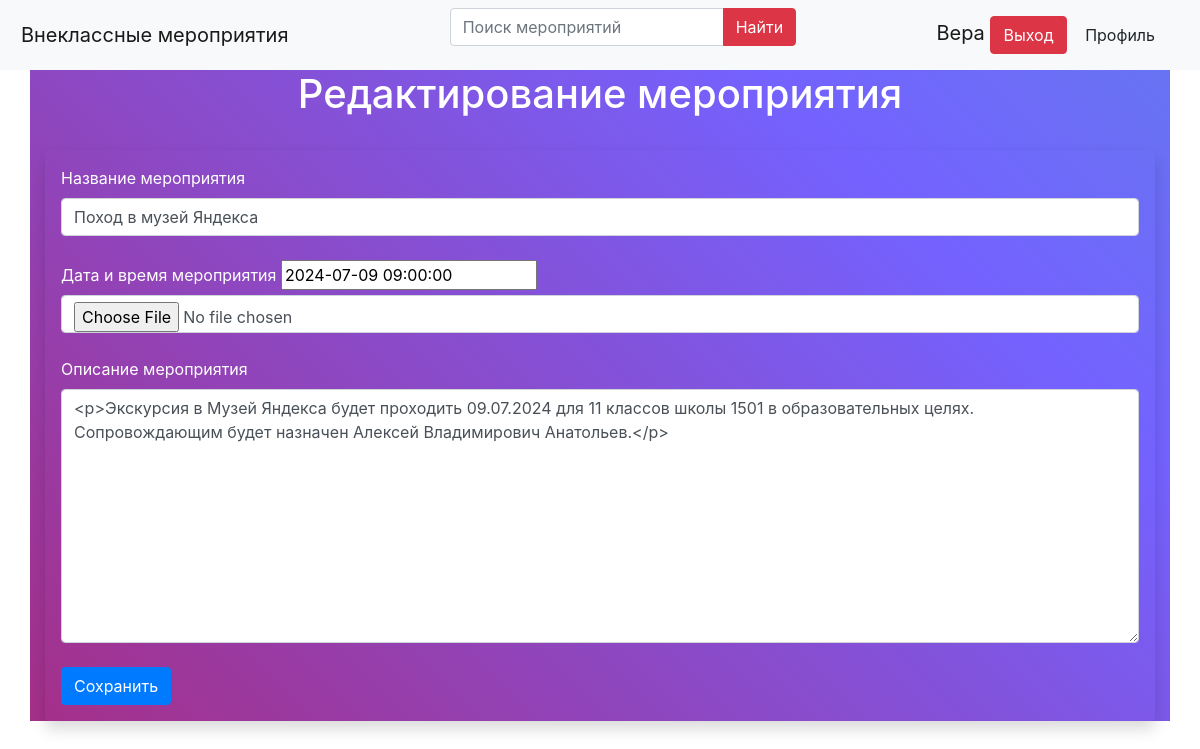
Page /events/edit/6 (signed in) on the earlier database version.
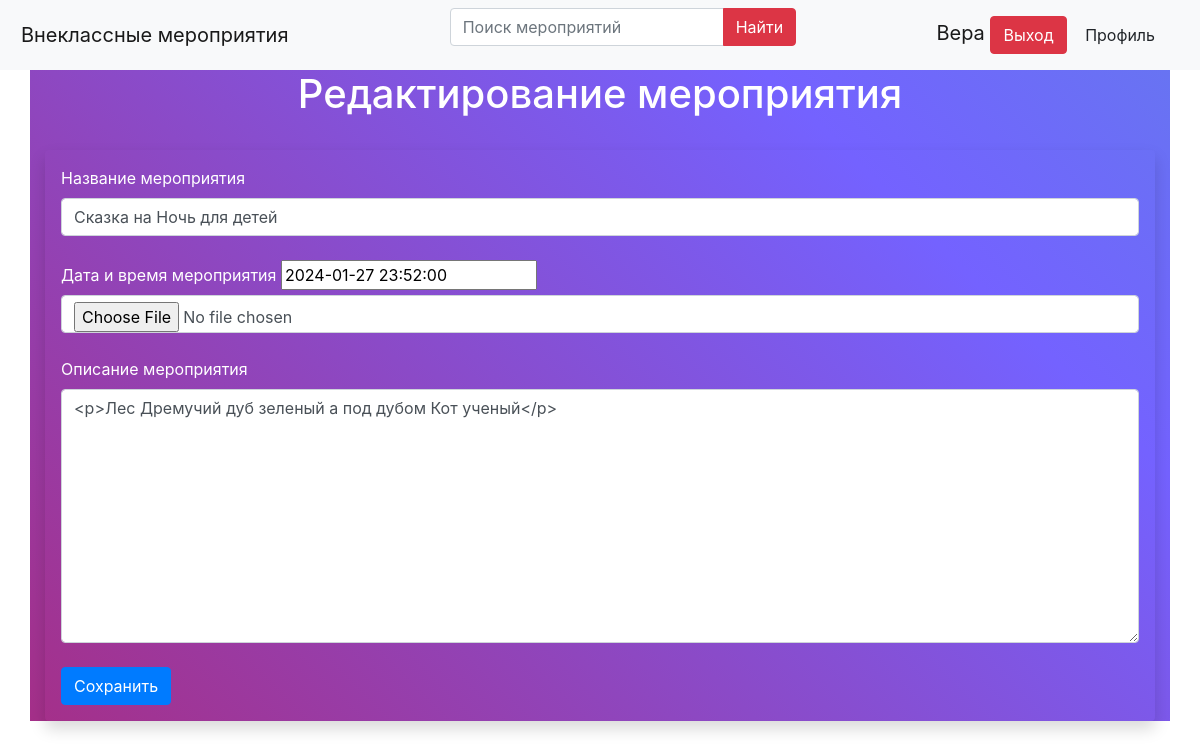
Same page on the later database version.
### data/users.py (models this page shows, shortened)
class User(SqlAlchemyBase, UserMixin):
    __tablename__ = 'users'
    id = db.Column(db.Integer, primary_key=True, autoincrement=True)
    name = db.Column(db.VARCHAR, nullable=True)
    email = db.Column(db.VARCHAR, index=True, unique=True, nullable=True)
    last_name = db.Column(db.VARCHAR, nullable=True)
    fathers_name = db.Column(db.VARCHAR, nullable=True)
    occupation = db.Column(db.VARCHAR, nullable=True)
    school_num = db.Column(db.VARCHAR, nullable=True)
    class_num = db.Column(db.VARCHAR, nullable=True)
    city = db.Column(db.VARCHAR, nullable=True)
    about = db.Column(db.VARCHAR, nullable=True)
    hashed_password = db.Column(db.VARCHAR, nullable=True)
    created_date = db.Column(db.DateTime, default=datetime.datetime.now)
    is_active = db.Column(db.CHAR, nullable=True)
    profile_picture = db.Column(db.VARCHAR, nullable=True)
    events = orm.relationship("Events", backref='event_poster')
    feedbacks = orm.relationship("Feedbacks", backref='feedback_poster')

### data/events.py (models this page shows)
class Events(SqlAlchemyBase):
    __tablename__ = 'events'
    id = db.Column(db.Integer, primary_key=True, autoincrement=True)
    title = db.Column(db.VARCHAR, nullable=False)
    description = db.Column(db.VARCHAR, nullable=False)
    event_picture = db.Column(db.VARCHAR, nullable=True)
    event_date_time = db.Column(db.DateTime, default=datetime.datetime.now)
    created_date = db.Column(db.DateTime, default=datetime.datetime.now)
    poster_id = db.Column(db.Integer, db.ForeignKey("users.id"))
    category_id = db.Column(db.Integer, db.ForeignKey("categories.id"))
    feedbacks = orm.relationship("Feedbacks", backref='event')

### main.py (the view, shortened to what this page needs)
@app.route('/events/edit/<int:id>', methods=['GET', 'POST'])
def edit_event(id):
    db_sess = db_session.create_session()
    event = db_sess.query(Events).filter(Events.id == id).first()
    form = EventForm()
    if current_user.id == event.poster_id or current_user.id == 1:
        form.title.data = event.title
        form.description.data = event.description
        form.event_date_time.data = event.event_date_time
        return render_template('edit_event.html', form=form)

### forms/event.py
class EventForm(FlaskForm):
    title = StringField('Название мероприятия', validators=[DataRequired()])
    description = CKEditorField("Описание мероприятия", validators=[DataRequired()])
    event_picture = FileField("Фото")
    event_date_time = DateTimeField("Дата и время мероприятия", validators=[DataRequired()])
    submit = SubmitField('Сохранить')

class SearchForm(FlaskForm):
    searched = StringField('Поиск мероприятий')
    submit = SubmitField('Найти')

### data/db_session.py (called while the page is built)
def create_session() -> Session:
    global __factory
    return __factory()

### main.py (called while the page is built)
@login_manager.user_loader
def load_user(user_id):
    db_sess = db_session.create_session()
    return db_sess.query(User).get(user_id)

@app.context_processor
def base():
    form = SearchForm()
    return dict(form=form)

### templates/edit_event.html (shortened to what this page needs)
{% extends "base.html" %}
{% block content %}
{% if current_user.is_authenticated %}
	<h1 style="color: white;">Редактирование мероприятия</h1>
	<br/>
	<div class="shadow p-3 mb-5 bg-body rounded">
		<form action="" method="POST" enctype="multipart/form-data" style="color: white;">
			{{ form.title.label(class="form-label") }}
			{{ form.title(class="form-control") }}
			<br/>
			{{ form.event_date_time.label(class="form-label") }}
			{{ form.event_date_time(class="DateTimeField") }}
			<br/>
			{{ form.event_picture(class="form-control") }}
			<br/>
			{{ form.description.label(class="form-label") }}
			{{ form.description(class="form-control", rows="10") }}
			<br/>
			{{ form.submit(class="btn btn-primary") }}
		</form>
	</div>
{% else %}
	<h2 style="color: white;"> Для редактирования мероприятия необходимо войти в систему...</h2>
	<a href="{{ url_for('login') }}">Вход в систему</a>
{% endif %}
{% endblock %}

### templates/base.html (shortened to what this page needs)
<!doctype html>
<html lang="en">
<head>
    <link rel="stylesheet"
          href="https://stackpath.bootstrapcdn.com/bootstrap/4.4.1/css/bootstrap.min.css"
>
    <link rel="stylesheet" type="text/css" href="{{url_for('static', filename='css/style.css')}}" />
    <link rel="stylesheet" type="text/css" href="{{url_for('static', filename='css/style_maps.css')}}" />
    <link rel="stylesheet" type="text/css" href="{{url_for('static', filename='css/style_def.css')}}" />
    <link rel="stylesheet" type="text/css" href="{{url_for('static', filename='css/info.css')}}" />
</head>
<body>
<header>
    <nav class="navbar navbar-light bg-light">
        <a class="navbar-brand" href="/">Внеклассные мероприятия</a>
        <form method="post" action="{{ url_for('events') }}">
            <div class="input-group mb-3">
                <input type="text" class="form-control" placeholder="Поиск мероприятий" name="searched">
                <div class="input-group-append">
                    <button class="btn btn-danger" type="submit">Найти</button>
                </div>
            </div>
        </form>
        <div class="navbar-brand">
        {% if current_user.is_authenticated %}
                {{ current_user.name }}
                <a class="btn btn-danger" href="/logout" >Выход</a>
                <a class="btn" href="/profile" >Профиль</a>
        {% else %}
                <a class="btn btn-primary" href="/register">Зарегистрироваться</a>
                <a class="btn btn-success" href="/login">Войти</a>
        {% endif %}
        </div>
    </nav>
</header>
<main role="main" class="container">
    {% block content %}{% endblock %}
</main>
</body>
</html>

### static/css/style.css (style rules this page uses)
.container { height: 100%; width: 100%; background: linear-gradient(45deg, #d2001a, #7462ff, #23d5ab); background-size: 300% 300%; animation: color 12s ease-in-out infinite; }
a { color: #FFF; }

### static/css/style_maps.css (style rules this page uses)
a { text-align: center; padding: 5px; }
h1 { text-align: center; }

### static/css/style_def.css (style rules this page uses)
* { margin: 0; }

Differences in the rows shown:
changed Events: title "Поход в музей Яндекса" → "Сказка на Ночь для детей"; event_date_time "2024-07-09 09:00:00" → "2024-01-27 23:52:00"; description "<p>Экскурсия в Музей Яндекса будет проходить 09.07.2024 для 11 классов школы 1501 в образовательных целях. Сопровождающим будет назначен Алексей Владимирович Анатольев.</p>" → "<p>Лес Дремучий дуб зеленый а под дубом Кот ученый</p>"
